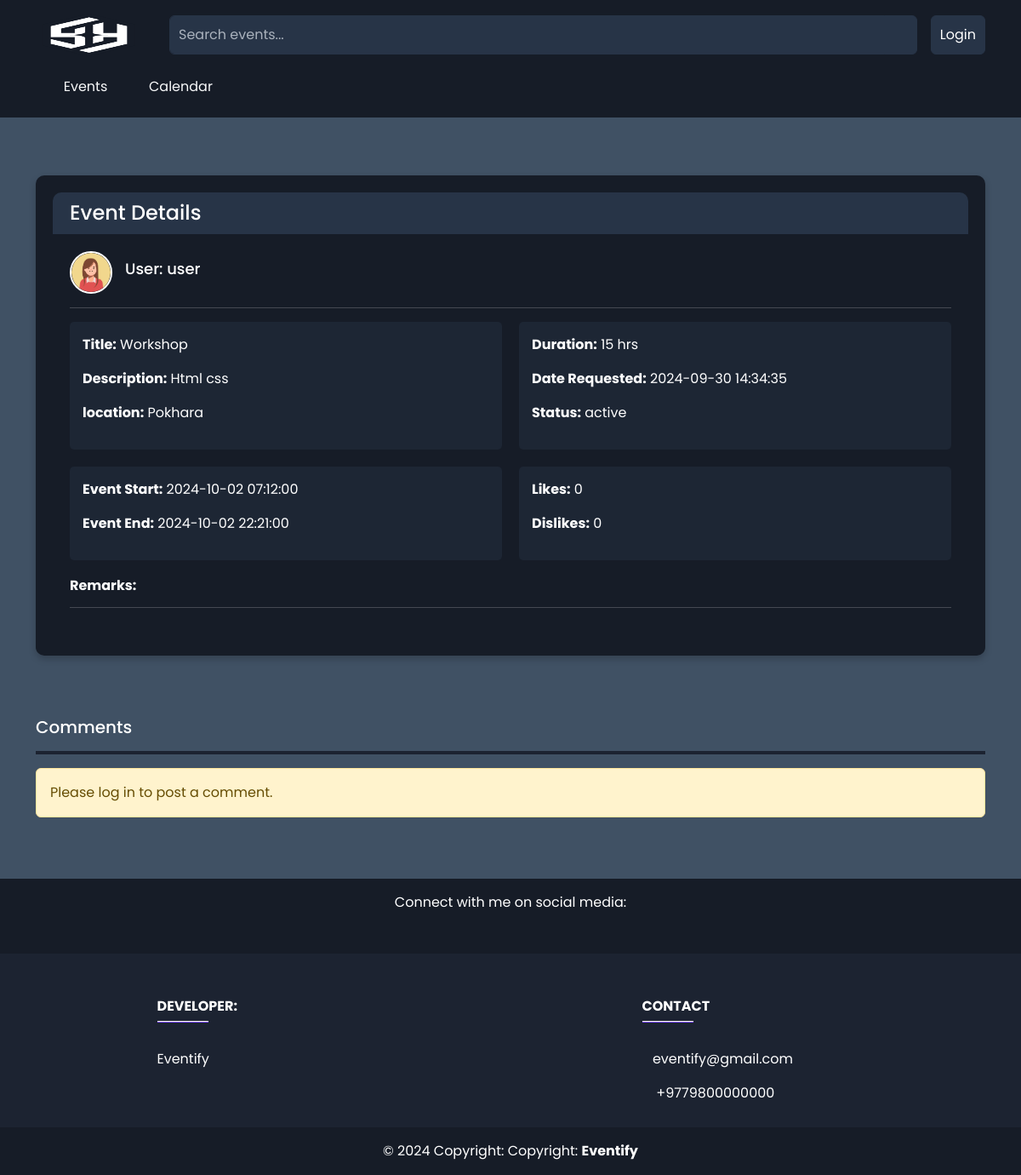
The app's page /EMS/event_details.php?event_id=1 with its own data.
### tables this page shows
CREATE TABLE `events` (
  `id` int(11) NOT NULL,
  `user_id` int(11) NOT NULL,
  `title` varchar(100) NOT NULL,
  `description` text DEFAULT NULL,
  `location` varchar(100) NOT NULL,
  `duration` int(11) NOT NULL,
  `status` enum('pending','active','denied','ongoing','completed') NOT NULL,
  `date_requested` timestamp NOT NULL DEFAULT current_timestamp(),
  `event_start` datetime DEFAULT NULL,
  `event_end` datetime DEFAULT NULL,
  `likes` int(11) DEFAULT 0,
  `dislikes` int(11) DEFAULT 0,
  `remarks` varchar(255) DEFAULT NULL
);

CREATE TABLE `users` (
  `id` int(11) NOT NULL,
  `reset_token` varchar(255) DEFAULT NULL,
  `token_creation_time` datetime DEFAULT NULL,
  `username` varchar(50) NOT NULL,
  `password` varchar(255) NOT NULL,
  `gender` enum('male','female') NOT NULL,
  `email` varchar(100) DEFAULT NULL,
  `profile_picture` varchar(255) DEFAULT NULL,
  `role` enum('user','admin') NOT NULL,
  `can_request_event` tinyint(1) DEFAULT 1,
  `can_review_request` tinyint(1) DEFAULT 0,
  `can_delete_user` tinyint(1) DEFAULT 0,
  `date_created` timestamp NOT NULL DEFAULT current_timestamp(),
  `is_active` tinyint(1) DEFAULT 1
);

### EMS/event_details.php (the view, shortened to what this page needs)
<?php
require_once '../PARTS/config.php';
?>
<!DOCTYPE html>
<html lang="en">
<head>
    <?php
    require '../PARTS/CSS.php';
    ?>
</head>
<body>
    <?php require '../PARTS/header.php';?>
    <div class="container mt-5 flex-grow-1">
        <?php
        try {
            if (isset($_GET['event_id'])) {
                $event_id = $_GET['event_id'];
                $queryEventDetails = "SELECT e.*, u.username AS requester_username, u.profile_picture AS requester_profile_picture
                                      FROM events e
                                      JOIN users u ON e.user_id = u.id
                                      WHERE e.id = :event_id";
                $stmtEventDetails = $pdo->prepare($queryEventDetails);
                $stmtEventDetails->execute(['event_id' => $event_id]);
                $eventDetails = $stmtEventDetails->fetch(PDO::FETCH_ASSOC);
                if ($eventDetails) {
                    echo '<div class="custom-card mb-4">';
                    echo '<div class="custom-card-header">';
                    echo '<h4 class="custom-card-title">Event Details</h4>';
                    echo '</div>';
                    echo '<div class="custom-card-body">';
                    echo '<div class="user-info mb-3">';
                    echo '<img src="' . htmlspecialchars($eventDetails['requester_profile_picture'], ENT_QUOTES, 'UTF-8') . '" alt="Profile Picture" class="profile-picture">';
                    echo '<h6 class="user-name">User: ' . htmlspecialchars($eventDetails['requester_username'], ENT_QUOTES, 'UTF-8') . '</h6>';
                    echo '</div>';
                    echo '<hr class="custom-separator">';
                    echo '<div class="event-details-grid">';
                    echo '<div class="grid-item">';
                    echo '<p><strong>Title:</strong> ' . htmlspecialchars($eventDetails['title'], ENT_QUOTES, 'UTF-8') . '</p>';
                    echo '<p><strong>Description:</strong> ' . nl2br(htmlspecialchars($eventDetails['description'], ENT_QUOTES, 'UTF-8')) . '</p>';
                    echo '<p><strong>location:</strong> ' . htmlspecialchars($eventDetails['location'], ENT_QUOTES, 'UTF-8') . '</p>';
                    echo '</div>';
                    echo '<div class="grid-item">';
                    echo '<p><strong>Duration:</strong> ' . htmlspecialchars($eventDetails['duration'], ENT_QUOTES, 'UTF-8') . ' hrs</p>';
                    echo '<p><strong>Date Requested:</strong> ' . htmlspecialchars($eventDetails['date_requested'], ENT_QUOTES, 'UTF-8') . '</p>';
                    echo '<p><strong>Status:</strong> ' . htmlspecialchars($eventDetails['status'], ENT_QUOTES, 'UTF-8') . '</p>';
                    echo '</div>';
                    echo '<div class="grid-item">';
                    echo '<p><strong>Event Start:</strong> ' . htmlspecialchars($eventDetails['event_start'], ENT_QUOTES, 'UTF-8') . '</p>';
                    echo '<p><strong>Event End:</strong> ' . htmlspecialchars($eventDetails['event_end'], ENT_QUOTES, 'UTF-8') . '</p>';
                    echo '</div>';
                    echo '<div class="grid-item">';
                    echo '<p><strong>Likes:</strong> ' . htmlspecialchars($eventDetails['likes'], ENT_QUOTES, 'UTF-8') . '</p>';
                    echo '<p><strong>Dislikes:</strong> ' . htmlspecialchars($eventDetails['dislikes'], ENT_QUOTES, 'UTF-8') . '</p>';
                    echo '</div>';
                    echo '</div>';
                    echo '<div class="event-remarks">';
                    echo '<h6><strong>Remarks:</strong></h6>';
                    echo '</div>';
                    echo '<hr class="custom-separator">';
                    echo '</div>';
                    echo '</div>';
                } else {
                    echo '<p class="alert alert-danger">Event not found.</p>';
                }
            } else {
                echo '<p class="alert alert-danger">Event ID not provided.</p>';
            }
        } catch(PDOException $e) {
            echo '<p class="alert alert-danger">Error: ' . $e->getMessage() . '</p>';
        }
        ?>
    </div>
    <div class="container mt-5">
        <h5 class="text-white">Comments</h5>
        <hr style="border: none; height: 4px; background-color: #1c2331;">
        <?php
        if(!isset($_SESSION['user_id'])) {
            echo '<p class="alert alert-warning">Please log in to post a comment.</p>';
        }
        ?>
    </div>
<?php require '../PARTS/footer.php'; ?>
</body>
</html>

### ASSETS/CSS/custom_design.css (style rules this page uses)
body { background-color: #f8f9fa; font-family: Poppins, sans-serif; }
.profile-picture { border: 2px solid #fff; width: 50px; height: 50px; border-radius: 50%; margin-right: 15px; }
hr { opacity: 1; }
.custom-card { background-color: #161c27; border-radius: 10px; padding: 20px; color: #ffffff; box-shadow: 0 4px 8px rgba(0, 0, 0, 0.2); margin: 20px 0; font-family: 'Arial', sans-serif; }
.custom-card-header { background-color: #273447; border-radius: 10px 10px 0 0; padding: 10px 20px; }
.custom-card-title { margin: 0; font-size: 24px; }
.custom-card-body { padding: 20px; }
.user-info { display: flex; align-items: center; }
.user-name { font-size: 18px; }
.custom-separator { border-color: #ffffff; opacity: 0.2; }
.event-details-grid { display: grid; grid-template-columns: repeat(2, 1fr); gap: 20px; }
.grid-item { background-color: #1d2634; padding: 15px; border-radius: 5px; }
.event-remarks { margin-top: 20px; }

### EMS/event_details.php (style rules this page uses)
body { background-color: #405164; }

### PARTS/header.php (style rules this page uses)
html, body { font-family: Poppins, sans-serif; }
body { transition: padding-top 0.5s ease; }

### PARTS/footer.php (style rules this page uses)
html, body { height: 100%; margin: 0; padding: 0; }
body { display: flex; flex-direction: column; }

### records on screen
events: user.profile_picture (picture), user.username "user", title "Workshop", description "Html css", location "Pokhara", duration "15", date_requested "2024-09-30 14:34:35", status "active", event_start "2024-10-02 07:12:00", event_end "2024-10-02 22:21:00", likes "0", dislikes "0"
